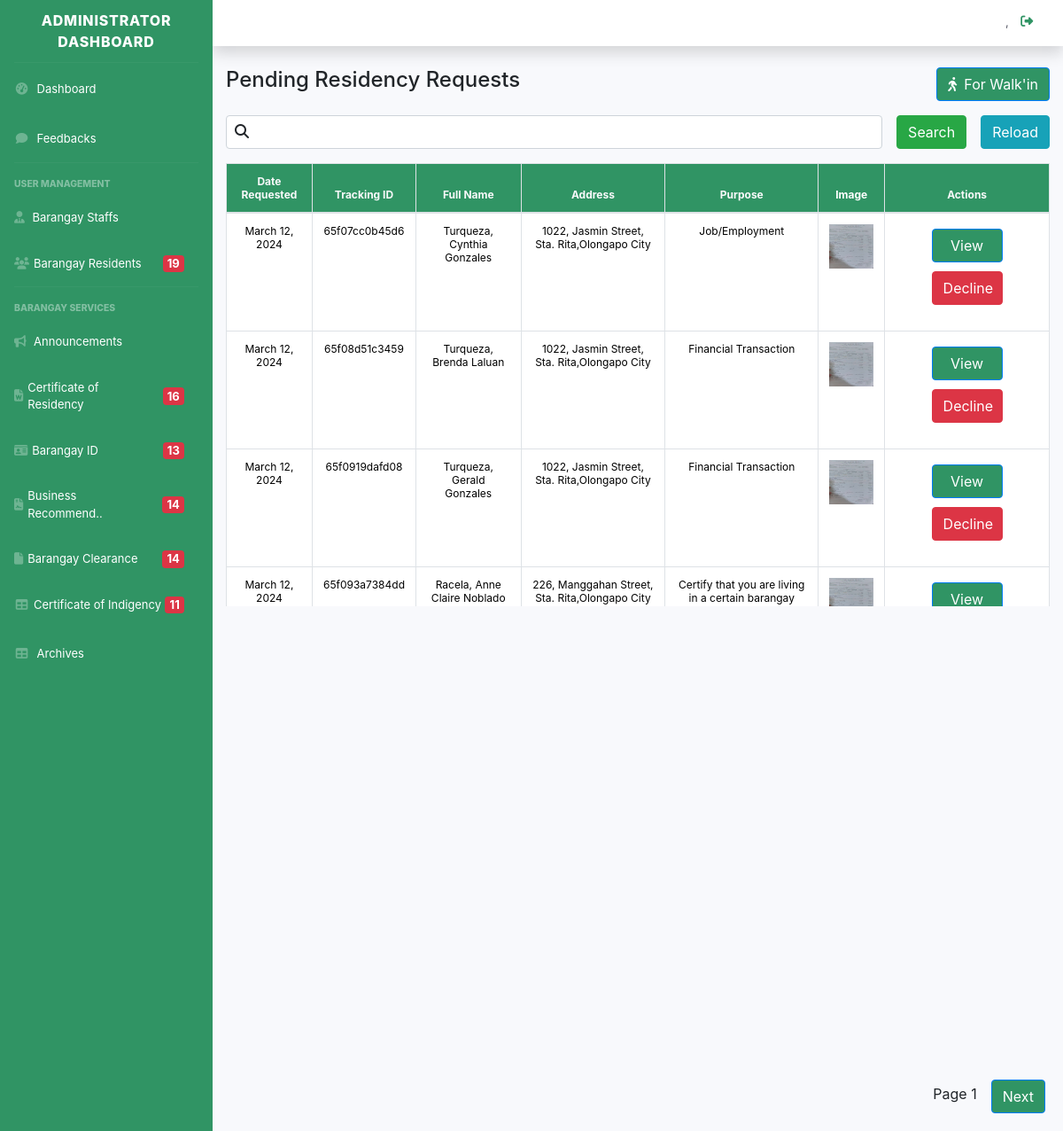
Page /admn_certofres.php on the committed database.
### tables this page shows
CREATE TABLE `tbl_rescert` (
  `id_rescert` int NOT NULL,
  `track_id` varchar(15) NOT NULL,
  `id_resident` int NOT NULL,
  `lname` varchar(255) NOT NULL,
  `fname` varchar(255) NOT NULL,
  `mi` varchar(255) NOT NULL,
  `age` varchar(255) NOT NULL,
  `nationality` varchar(255) DEFAULT NULL,
  `houseno` varchar(255) NOT NULL,
  `street` varchar(255) NOT NULL,
  `brgy` varchar(255) NOT NULL,
  `municipal` varchar(255) NOT NULL,
  `date` date NOT NULL,
  `date_live` date NOT NULL,
  `purpose` varchar(255) NOT NULL,
  `form_status` varchar(255) NOT NULL DEFAULT 'Pending',
  `certofres_photo` varchar(255) DEFAULT NULL,
  `created_at` timestamp NOT NULL DEFAULT CURRENT_TIMESTAMP,
  `deleted_at` datetime DEFAULT NULL
);

### classes/main.class.php (called while the page is built, shortened)
<?php
class BMISClass {
    protected $server = "mysql:host=localhost;dbname=bmis";
    protected $user = "root";
    protected $pass = "";
    protected $options = array(PDO::ATTR_ERRMODE => PDO::ERRMODE_EXCEPTION, PDO::ATTR_DEFAULT_FETCH_MODE => PDO::FETCH_ASSOC);
    public function openConn() {
        try {
            $this->con = new PDO($this->server, $this->user, $this->pass, $this->options);
            return $this->con;
        }
        catch(PDOException $e) {
            echo "Datbase Connection Error! ", $e->getMessage();
        }
    }
    public function view_certofres($limit = 5, $offset = 0){
        $connection = $this->openConn();
        $stmt = $connection->prepare("
        SELECT * FROM tbl_rescert WHERE form_status = 'Pending' LIMIT :limit OFFSET :offset");
        $stmt->bindParam(':limit', $limit, PDO::PARAM_INT);
        $stmt->bindParam(':offset', $offset, PDO::PARAM_INT);
        $stmt->execute();
        $view = $stmt->fetchAll();
        $stmt->fetch(PDO::FETCH_ASSOC);
        $moreRecords = $stmt->rowCount() > 0;
        return [$view, $moreRecords];
    }
}
?>

### tables/residency_pending.php (the view, shortened to what this page needs)
<?php
	require 'classes/conn.php';
	if(isset($_POST['search_certofres'])){
		$keyword = $_POST['keyword'];
?>
<table class="table table-hover text-center table-bordered" >
    <thead class="alert-info">
    <tr>
                <th hidden> Resident ID </th>
                <th> Pick Up Date </th>
                <th> Tracking ID </th>
                <th> Full Name </th>
                <th> Address </th>
                <th> Purpose </th>
                <th> Actions</th>
			</tr>
    </thead>
    <tbody>
        <?php
           $stmnt = $conn->prepare("
           SELECT rc.*, r.email
           FROM tbl_rescert rc
           INNER JOIN tbl_resident r ON rc.id_resident = r.id_resident
           WHERE
               (rc.`lname` LIKE '%$keyword%' OR rc.`mi` LIKE '%$keyword%' OR rc.`fname` LIKE '%$keyword%'
               OR rc.`age` LIKE '%$keyword%' OR rc.`id_resident` LIKE '%$keyword%' OR rc.`nationality` LIKE '%$keyword%'
               OR rc.`houseno` LIKE '%$keyword%' OR rc.`street` LIKE '%$keyword%' OR rc.`brgy` LIKE '%$keyword%'
               OR rc.`municipal` LIKE '%$keyword%' OR rc.`date` LIKE '%$keyword%' OR rc.`purpose` LIKE '%$keyword%'
               OR rc.`track_id` LIKE '%$keyword%')
           AND rc.form_status='Pending'
       ");
            $stmnt->execute();
            while($view = $stmnt->fetch()){
        ?>
<tr>
                        <td hidden> <?= $view['id_resident'];?> </td>
                        <td> <?= date("F d, Y", strtotime($view['date'])); ?></td>
                        <td> <?= $view['track_id'];?> </td>
                        <td> <?= $view['lname'];?>, <?= $view['fname'];?> <?= $view['mi'];?>  </td>
                        <td> <?= $view['houseno'];?>, <?= $view['street'];?>, <?= $view['brgy'];?>,<?= $view['municipal'];?> </td>
                        <td> <?= $view['purpose'];?> </td>
                        <td width="20%">
                            <form action="" method="post">
                                <a href="generatePdf/generate_residency.php?pdf=1&id=<?= $view['id_rescert']; ?>" class="btn btn-primary" target='_blank'><i class="fas fa-print p-1"></i></a>
                                <input type="hidden" name="id_rescert" value="<?= $view['id_rescert'];?>">
                                <input type="hidden" name="email" value="<?= $view['email'];?>">
                                <button class="btn btn-primary" type="submit" name="approved_rescert" onclick="return confirm('Are you sure you want to approved this request?')"> Approve </button>
                                <button class="btn btn-danger" type="submit" name="reject_rescert" onclick="return confirm('Are you sure you want to decline this request?')"> Decline </button>
                            </form>
                        </td>
                    </tr>
        <?php
        }
        ?>
    </tbody>
</table>
<?php
	}else{
?>
<table class="table table-hover text-center table-bordered responsive">
		<thead class="alert-info sticky-top">
			<tr>
                <th class="bg text-light"> Date Requested </th>
                <th class="bg text-light"> Tracking ID </th>
                <th class="bg text-light"> Full Name </th>
                <th class="bg text-light"> Address </th>
                <th class="bg text-light"> Purpose </th>
                <th>Image</th>
                <th class="bg text-light"> Actions</th>
			</tr>
		</thead>
		<tbody>
		    <?php if(is_array($view)) {?>
                <?php foreach($view as $view) {?>
                    <tr>
                        <td> <?= date("F d, Y", strtotime($view['created_at'])); ?></td>
                        <td> <?= $view['track_id'];?> </td>
                        <td> <?= $view['lname'];?>, <?= $view['fname'];?> <?= $view['mi'];?>  </td>
                        <td> <?= $view['houseno'];?>, <?= $view['street'];?>, <?= $view['brgy'];?>,<?= $view['municipal'];?> </td>
                        <td> <?= $view['purpose'];?> </td>
                        <td>
                        <?php if (is_null($view['certofres_photo'])): ?>
                            <span>No Image Available</span>
                        <?php else: ?>
                            <a href="#" data-toggle="modal" data-target="#imageModal<?= $view['id_rescert'] ?>">
                                <img src="<?= $view['certofres_photo'] ?>" class="img--td" alt="Modal Image">
                            </a>
                        <?php endif; ?>
                    </td>
                        <td width="20%">
                            <form action="" method="post">
                                <a class="btn btn-primary btn--approve"  href="pdf_viewer_residency.php?pdf=1&id=<?= $view['id_rescert'];?>">View</i></a>
                                <button class="btn btn-danger  btn--decline" type="submit" name="reject_rescert" onclick="return confirm('Are you sure you want to decline this request?')"> Decline </button>
                            </form>
                        </td>
                    </tr>
                <?php
                    }
                ?>
			<?php
				}
			?>
		</tbody>
	</table>
<link href="../BarangaySystem/customcss/regiformstyle.css" rel="stylesheet" type="text/css">
<link href="../BarangaySystem/bootstrap/css/bootstrap.css" rel="stylesheet" type="text/css">
<?php
	}
?>

### css/regiformstyle.css (style rules this page uses)
body { background-color:#fff !important; }

### dashboard_sidebar_start.php (style rules this page uses)
.bg { background: #309464 !important; }
.btn-primary { background: #309464 !important; border: 0; }

### tables/residency_pending.php (style rules this page uses)
.table { width: 100%; }
th { background: #309464 !important; color: #fff !important; font-size: 15px; }
td { font-size: 15px; padding: auto; }
.btn--approve, .btn--decline { padding: 5px; width: 80px; text-align:center; margin: 5px; font-size: 13px; }
.img--td { width:50px; height: 50px; }
@media screen and (max-width: 1420px) { th { font-size: 12px; } }
@media screen and (max-width: 1420px) { td { font-size: 12px; } }

### rows in the picture
tbl_rescert: created_at "March 12, 2024", track "65f07cc0b45d6", lname "Turqueza", fname "Cynthia", mi "Gonzales", houseno "1022", street "Jasmin Street", brgy "Sta. Rita", municipal "Olongapo City", purpose "Job/Employment", certofres_photo (picture)
tbl_rescert: created_at "March 12, 2024", track "65f08d51c3459", lname "Turqueza", fname "Brenda", mi "Laluan", houseno "1022", street "Jasmin Street", brgy "Sta. Rita", municipal "Olongapo City", purpose "Financial Transaction", certofres_photo (picture)
tbl_rescert: created_at "March 12, 2024", track "65f0919dafd08", lname "Turqueza", fname "Gerald", mi "Gonzales", houseno "1022", street "Jasmin Street", brgy "Sta. Rita", municipal "Olongapo City", purpose "Financial Transaction", certofres_photo (picture)
tbl_rescert: created_at "March 12, 2024", track "65f093a7384dd", lname "Racela", fname "Anne Claire", mi "Noblado", houseno "226", street "Manggahan Street", brgy "Sta. Rita", municipal "Olongapo City", purpose "Certify that you are living in a certain barangay", certofres_photo (picture)

### other values in the picture
$registered_users "19"
$registered_users "16"
$registered_users "13"
$registered_users "14"
$registered_users "11"
$currentPage "1"
